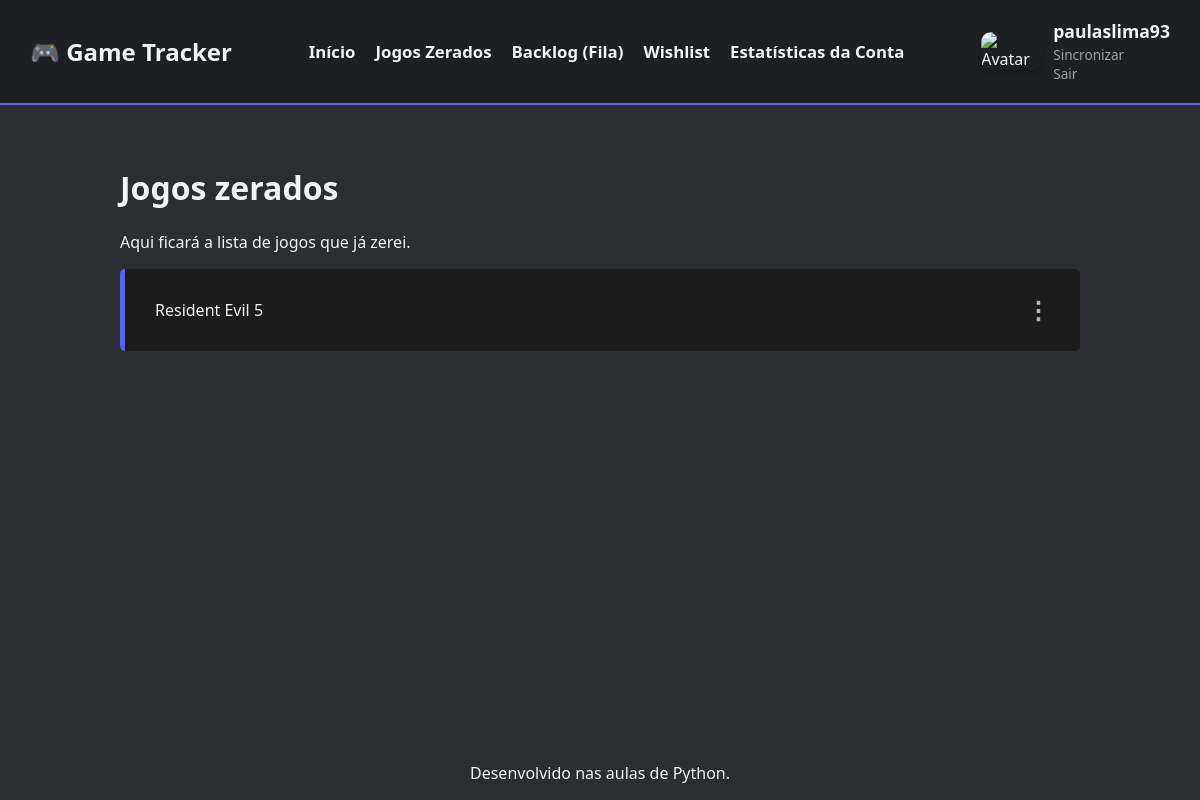
The app's page /biblioteca (signed in), older data.
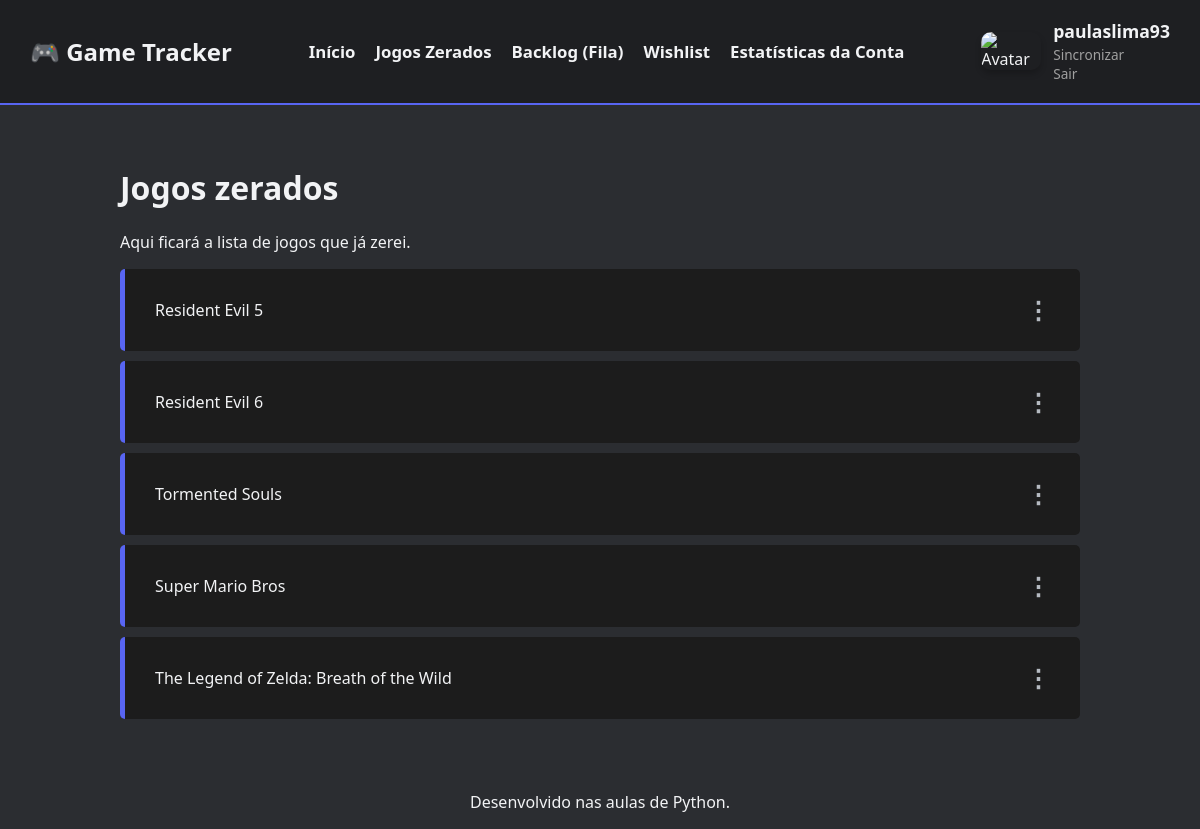
The same page, newer data.
### app/models.py (models this page shows)
class Jogo(db.Model):
    id = db.Column(db.Integer, primary_key=True)
    titulo = db.Column(db.String(100), nullable = False)
    genero = db.Column(db.String(50), nullable = False)
    status = db.Column(db.String(20), default = 'Wishlist')
    steam_appid = db.Column(db.Integer, nullable = True)
    usuario_id = db.Column(db.Integer, db.ForeignKey('usuario.id'), nullable=True)
    tempo_historia = db.Column(db.String(20), nullable=True)
    tempo_extra = db.Column(db.String(20), nullable=True)
    tempo_completo = db.Column(db.String(20), nullable=True)
    tempo_solo = db.Column(db.String(20), nullable=True)
    tempo_coop = db.Column(db.String(20), nullable=True)
    tempo_vs = db.Column(db.String(20), nullable=True)

### app/rotas_principais.py (the view)
@main_bp.route("/biblioteca")
def biblioteca():
    if 'usuario' not in session:
        return redirect(url_for('login_steam'))
    meu_id = session['usuario']['id']
    jogos_zerados = Jogo.query.filter_by(status='Zerado', usuario_id=meu_id).all()
    return render_template("biblioteca.html", lista_jogos=jogos_zerados)

### templates/biblioteca.html (shortened to what this page needs)
{% extends 'base.html' %}
{% block content %}
<h1>Jogos zerados</h1>
<p> Aqui ficará a lista de jogos que já zerei.</p>
<div class="card">
    <ul>
        {% for jogo in lista_jogos %}
        <li class="item-jogo">
            <a href="/jogo/{{ jogo.id }}">
                {{jogo.titulo}}
            </a>
            <details class="dropdown">
                <summary class="pontinhos">⋮</summary>
            </details>
        </li>
        {% else %}
        <p>Você não zerou nada ainda, noob.</p>
        {% endfor %}
    </ul>
</div>
{% endblock %}

Row changes from the older to the newer data that the page shows:
now on this page (row edited): Jogo: titulo "Resident Evil 6"
now on this page (row edited): Jogo: titulo "Tormented Souls"
added Jogo: titulo "Super Mario Bros"
added Jogo: titulo "The Legend of Zelda: Breath of the Wild"
